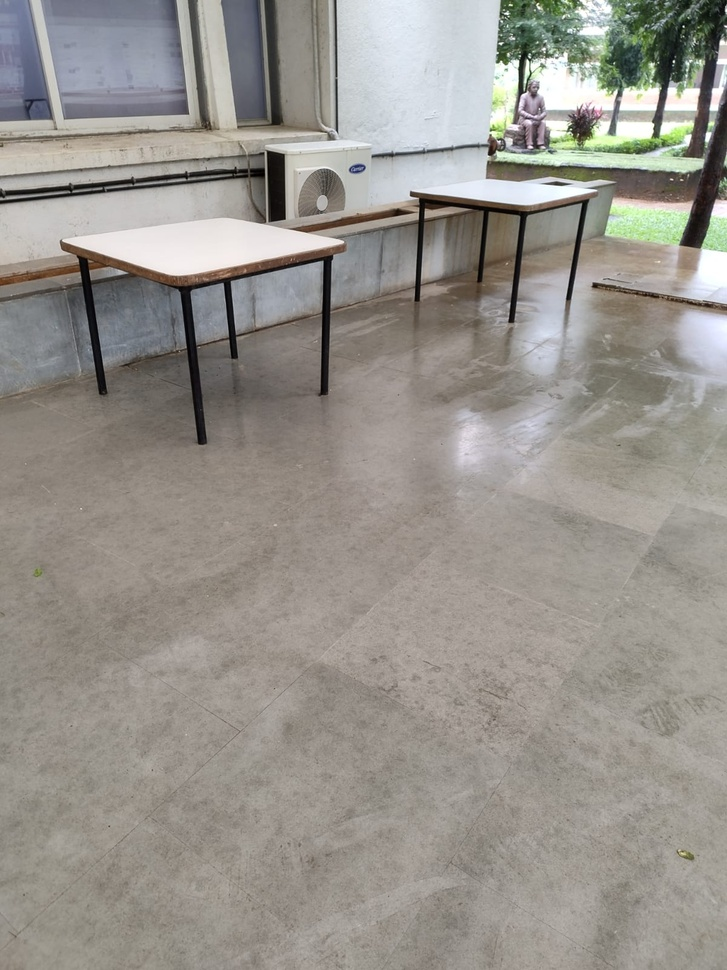
#> input picture test/test_image7.jpg, 727 x 970 px, shrunk from 1200 x 1600 before the run
$ python triangulate_trial.py
#> lines starting #> are read from the running program, lines starting #| are printed output that depends on the picture
import cv2
import numpy as np

# Step 1: Load images and detect keypoints and descriptors using SIFT
img1 = cv2.imread('./test/test_image7.jpg', cv2.IMREAD_GRAYSCALE)
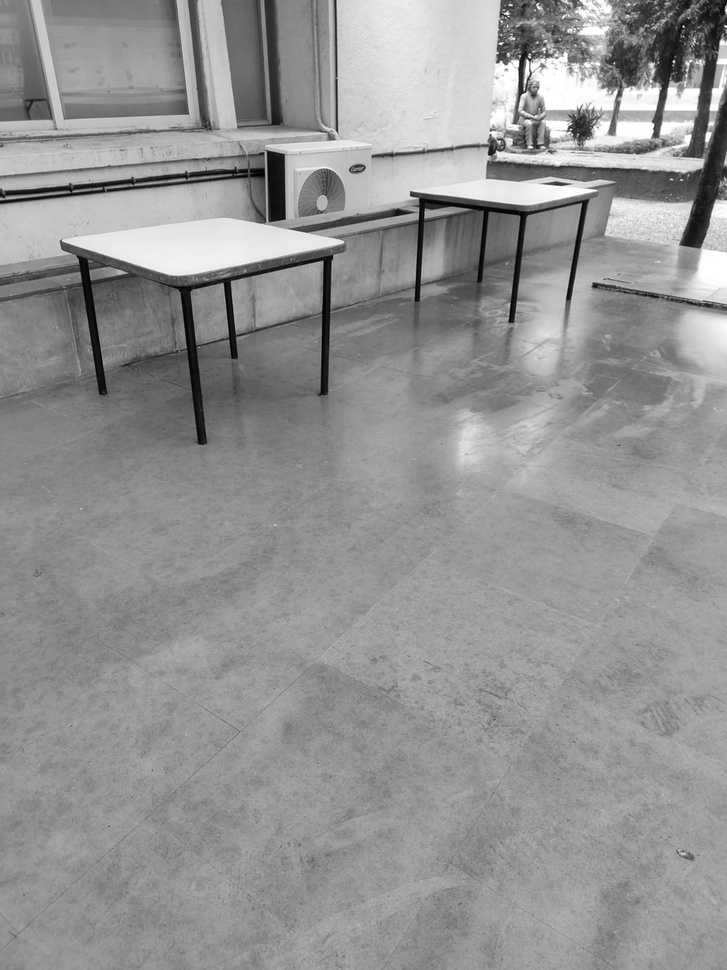
#> img1: shape (970, 727); min 0, max 255, mean 147.3
img2 = cv2.imread('./test/test_image8.jpg', cv2.IMREAD_GRAYSCALE)
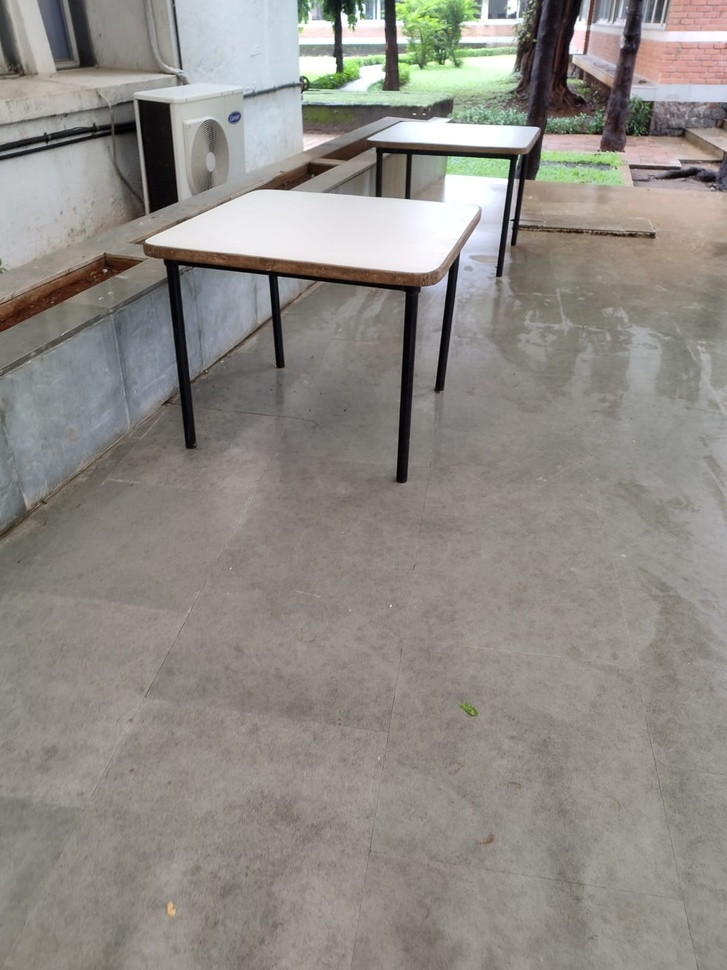
#> input picture test/test_image8.jpg, 727 x 970 px, shrunk from 1200 x 1600 before the run
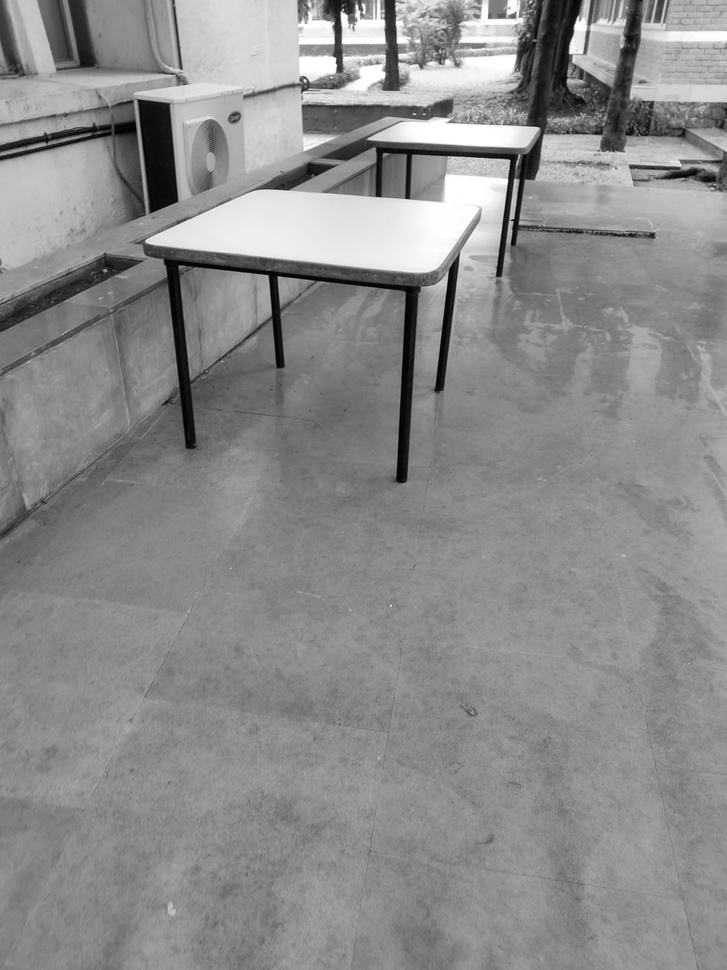
#> img2: shape (970, 727); min 0, max 255, mean 139.6


sift = cv2.SIFT_create()
keypoints1, descriptors1 = sift.detectAndCompute(img1, None)
#> keypoints1 = 1339 keypoints; strongest (x, y, size): (581, 125, 17.8), (501, 44, 2), (708, 136, 5.4), (695, 233, 18.2)
keypoints2, descriptors2 = sift.detectAndCompute(img2, None)
#> keypoints2 = 1391 keypoints; strongest (x, y, size): (344, 17, 5.3), (580, 26, 8.9), (524, 164, 22.6), (305, 80, 1.9)

# Step 2: Match the descriptors using FLANN-based matcher
flann_index_kdtree = 1
index_params = dict(algorithm=flann_index_kdtree, trees=5)
search_params = dict(checks=50)

flann = cv2.FlannBasedMatcher(index_params, search_params)
matches = flann.knnMatch(descriptors1, descriptors2, k=2)
#> matches = 1339 matches

# Apply ratio test
good_matches = []
for m, n in matches:
    if m.distance < 0.75 * n.distance:
        good_matches.append(m)
#> after the loop, good_matches = 82 matches

# Get the matched keypoints from the good matches
pts1 = np.float32([keypoints1[m.queryIdx].pt for m in good_matches])
#> pts1 = 82 pairs, first value 30.94 to 719.2, second value 4.96 to 857
pts2 = np.float32([keypoints2[m.trainIdx].pt for m in good_matches])
#> pts2 = 82 pairs, first value 10.98 to 674.8, second value 9.03 to 906.2

# Step 3: Compute the Essential matrix
focal_length = 1.0  # Assuming a normalized focal length or use known camera parameters
camera_matrix = np.array([[focal_length, 0, img1.shape[1] / 2],
                          [0, focal_length, img1.shape[0] / 2],
                          [0, 0, 1]])  # Intrinsic camera matrix
#> camera_matrix = [[1, 0, 363.5], [0, 1, 485], [0, 0, 1]]

essential_matrix, mask = cv2.findEssentialMat(pts1, pts2, camera_matrix, method=cv2.RANSAC, prob=0.999, threshold=1.0)
#> essential_matrix = [[4.53e-05, -0.00083, -0.243], [0.000728, 0.000369, 0.664], [0.289, -0.645, 0.000303]]; mask = 82 values, max 1 at index 0, min 0 at index 1, mean 0.354

# Step 4: Recover relative camera pose (Rotation and Translation)
_, R, t, mask_pose = cv2.recoverPose(essential_matrix, pts1, pts2, camera_matrix)
#> R = [[0.997, 0.0707, -5.55e-05], [-0.0707, 0.997, -0.000476], [2.17e-05, 0.000479, 1]]; t = [-0.939, -0.344, 0.00101]; mask_pose = 82 values, max 255 at index 3, min 0 at index 0, mean 195.9

# Apply the mask to get the inlier points
pts1_inliers = pts1[mask_pose.ravel() == 1]
#> pts1_inliers = empty array
pts2_inliers = pts2[mask_pose.ravel() == 1]
#> pts2_inliers = empty array

# Step 5: Triangulate points
P1 = np.eye(3, 4, dtype=np.float32)  # Camera 1 at the origin
P2 = np.hstack((R, t)).astype(np.float32)  # Camera 2 with the recovered pose
#> P2 = [[0.997, 0.0707, -5.55e-05, -0.939], [-0.0707, 0.997, -0.000476, -0.344], [2.17e-05, 0.000479, 1, 0.00101]]

# Ensure the points are reshaped properly (2xN) and converted to float32
pts1_inliers = pts1_inliers.T.astype(np.float32)
pts2_inliers = pts2_inliers.T.astype(np.float32)

# Triangulate the 3D points
#> (the run stopped early here; a loop or call above may not have finished)
